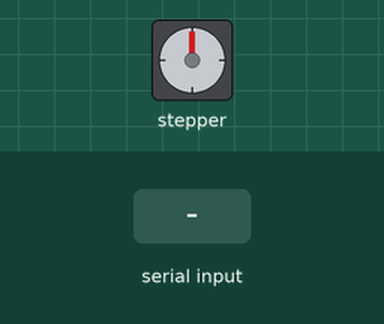
A sketch run on a simulated ESP32. Parts: stepper motor. The inputs (shaded band) are chosen by the test bench. Stepper angles assume 360 steps per turn; what the sketch prints to the serial monitor is not drawn.

Above: at 0.15 s.
At 1.2 s:
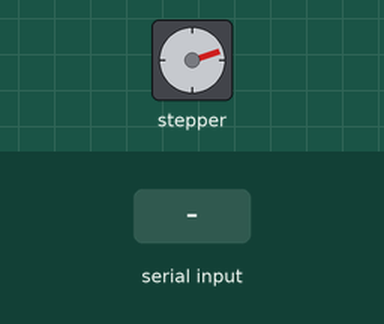
1.3 s: "90,45\n" received over Serial
Timing chart, 0 to 4.3 s (numbered marks = the images above; inputs shaded):
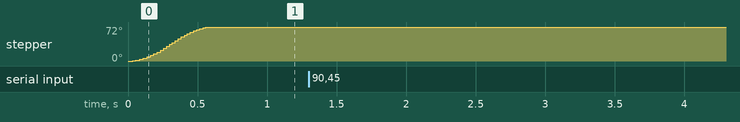

The sketch:

microcontroller_code.ino
```cpp
#include <AccelStepper.h>

#define DEG_PER_STEP 5
#define STEP_PER_REVOLUTION (360 / DEG_PER_STEP)

// ESP32 pins: IN1=5, IN2=18, IN3=19, IN4=21
AccelStepper stepper(AccelStepper::FULL4WIRE, 5, 18, 19, 21);

long angleToSteps(float angle) {
  return (angle / 360.0) * STEP_PER_REVOLUTION;
}

long moveToPosition = STEP_PER_REVOLUTION;
unsigned long lastPrintTime = 0; // For non-blocking serial print timer

void setup() {
  Serial.begin(115200); // Upgraded speed from 9600 for faster execution
  Serial.println("Starting now");

  stepper.setMaxSpeed(1000.0);    // CRITICAL: You must set MaxSpeed for AccelStepper to work right
  stepper.setAcceleration(800.0); // set acceleration
  stepper.setSpeed(500);          // set initial speed
  stepper.setCurrentPosition(0);  // set position to 0

  stepper.moveTo(STEP_PER_REVOLUTION); // move motor one revolution
  Serial.println("Motor moving in clockwise direction");
}

void loop() {
  if (Serial.available() > 0) {
    String incomingData = Serial.readStringUntil('\n');
    incomingData.trim();
    int commaIndex = incomingData.lastIndexOf(',');

    // Only proceed if a comma was found
    if (commaIndex != -1) {

      String position = incomingData.substring(0, commaIndex);
      String distString = incomingData.substring(commaIndex + 1);
      int distance = distString.toInt();

      Serial.print("Success! position: ");
      Serial.print(position);
      Serial.print(" | distance: ");
      Serial.println(distance);

      // Declare targetSteps outside the if/else chain so moveTo() can see it
      // Defaulting to the current position so it doesn't move if an invalid string is sent
      long targetSteps = stepper.currentPosition();

      if(position == "LEFT"){
        // Re-assign targetSteps (don't use the 'long' keyword here again)
        targetSteps = angleToSteps(45);
      }
      else if (position == "CENTER"){
        targetSteps = angleToSteps(0);
      }
      else if (position == "RIGHT"){
        targetSteps = angleToSteps(-45);
      }

      // moveTo is now safely inside the block where targetSteps exists
      stepper.moveTo(targetSteps);
    }
  }

  // run() must be called as often as possible outside of the if blocks
  stepper.run();
}
```

Measured:
- after the input at 1.3 s, every drawn part: stays the same
- by itself, stepper: turns 72° clockwise in 0.54 s
